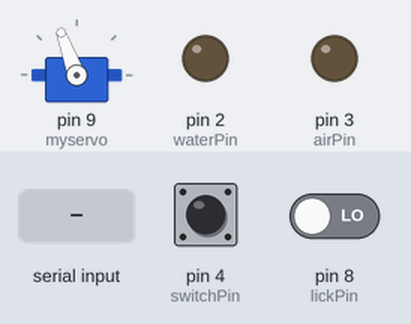
The sketch below on a simulated Arduino Uno, built with avr-gcc and run on an emulated ATmega328P. On the bench: servo, output pins drawn as LEDs (lit = HIGH). Dashed ring = blinking. The test bench sets the inputs (shaded band); at power-on: pin 4 (switchPin) LOW, pin 8 (lickPin) LOW.

Above: at 1.2 s.
1.3 s: "H" received over Serial
At 1.52 s:
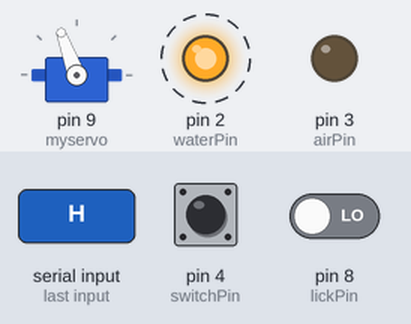
4.3 s: "L" received over Serial
7.3 s: pin 4 (switchPin) pulled HIGH for 3.2 s
12.0 s: "O" received over Serial
At 12.8 s:
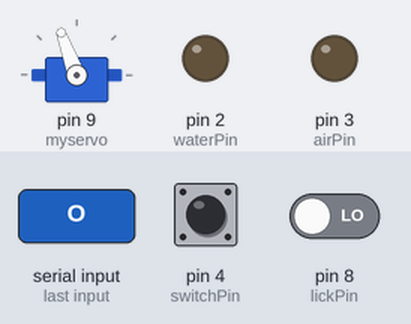
13.6 s: "A" received over Serial
At 14.8 s:
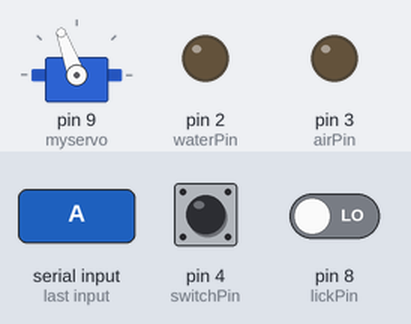
15.1 s: "F" received over Serial
At 15.7 s:
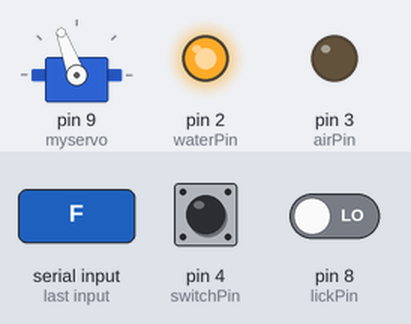
Timing chart, 0 to 36.6 s (numbered marks = the images above; inputs shaded):
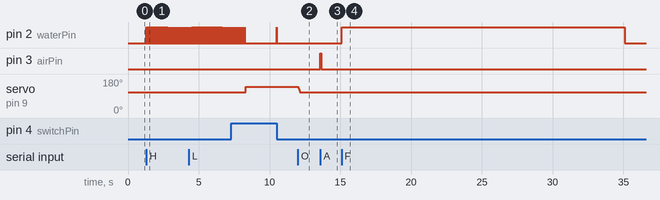

The sketch:

lick_switch_water_air_1s_rewardInterval_retractable.ino
```cpp
#include <Servo.h>

Servo myservo;  // create servo object to control a servo

// define input pins
const int switchPin = 4; // manual switch
const int lickPin = 8;  // lickometer
// define output pins
const int waterPin = 2; // water
const int airPin = 3;   // air

// Variables
//bool switchDetected = false; // switch flag
unsigned long lastLickStateChange = 0; // Last time lickometer gone up
unsigned long lastSwitchStateChange = 0; // Last time switch gone up
unsigned long stimStart = 0; // time at which the stim started
unsigned long lastWaterDelivered = 0;
unsigned long lastAirPuffDelivered = 0;

// Pulse parameters an delays
const unsigned long waterDur = 20;   // Duration of the water pulse (ms)
const unsigned long airDur = 40;   // Duration of the air pulse (ms)
const unsigned long spoutMoveDur = 0;   // Duration of the move (ms)

//Servo parameters
const int outPos = 110;   // out position of the spout
const int inPos = 140;   // long position of the spout
const int servoStepSize = 3; // length of move
const int servoStepDelay = 15; // delay between moves (in ms)

// MATLAB conditional
char serialData;
bool newSerialFlag = false;

bool airpuffDelivered = false;
bool dropDelivered = false;

void setup() {

Serial.begin(9600);
  pinMode(lickPin, INPUT);
  pinMode(switchPin, INPUT);
  pinMode(waterPin, OUTPUT);
  pinMode(airPin, OUTPUT);

  myservo.attach(9);  // attaches the servo on pin 9 to the servo object
  myservo.write(outPos); // tell servo to go to position 100 do not go above 140, 180 gets the engine stuck
  delay(spoutMoveDur);

}

void loop() {
  if (Serial.available() > 0){
    serialData = Serial.read();
    stimStart = millis();
    airpuffDelivered = false;
    dropDelivered = false;

    if (serialData == 'S') {    //OUT (short) position for spout, further from the mouse, makes it move fast but poistion guaranteed
      myservo.write(outPos); // tell servo to go to position 140 do not go above 140, 180 gets the engine stuck
      delay(spoutMoveDur);
    }

     if (serialData == 'L') {    //IN (long) position for spout, closer to the mouse, moves fast
      myservo.write(inPos); // tell servo to go to position 140 do not go above 140, 180 gets the engine stuck
      delay(spoutMoveDur);
    }

    if (serialData == 'I') {    //IN position for spout, closer to the mouse, moves slow
      moveServoSmoothly(outPos, inPos, servoStepSize, servoStepDelay);
    }

    if (serialData == 'O') {    //OUT position for spout, further from the mouse, makes it move fast but poistion guaranteed
     moveServoSmoothly(inPos, outPos, servoStepSize, servoStepDelay);  // tell servo to go to position 140 do not go above 140, 180 gets the engine stuck
    }

    if (serialData == 'F') {
      //myservo.write(inPos); // tell servo to go to position 180
      //delay(spoutMoveDur);
      digitalWrite(waterPin, HIGH);
      delay(20000);
      digitalWrite(waterPin, LOW);
      //myservo.write(outPos); // tell servo to go to position 180
      //delay(spoutMoveDur);
    }

    if (serialData == 'D') {
      //myservo.write(inPos); // tell servo to go to position 180
      //delay(spoutMoveDur);
      digitalWrite(waterPin, HIGH);
      delay(waterDur);
      digitalWrite(waterPin, LOW);
      dropDelivered = true;
      //myservo.write(outPos); // tell servo to go to position 180
      //delay(spoutMoveDur);
    }

   if (serialData == 'A') {
      //myservo.write(inPos); // tell servo to go to position 180
      //delay(spoutMoveDur);
      digitalWrite(airPin, HIGH);
      delay(airDur);
      digitalWrite(airPin, LOW);
      dropDelivered = true;
      //myservo.write(outPos); // tell servo to go to position 180
      //delay(spoutMoveDur);
    }

    if (serialData == 'H') {
      //myservo.write(inPos); // tell servo to go to position 180
      //delay(spoutMoveDur);
      generateWaterPulses();
      //myservo.write(outPos); // tell servo to go to position 180
      //delay(spoutMoveDur);
    }
  }

  // Poll the input pin to detect the pulse
  int lickState = digitalRead(lickPin);
  int switchState = digitalRead(switchPin);

    // Check if the switch state has changed and deliver water if pushed
    if (switchState == HIGH && lastSwitchStateChange == 0) {
      lastSwitchStateChange = millis(); // Record the time of the lickometer rising edge
    } else if (switchState == LOW && lastSwitchStateChange > 0) {
      // Calculate the switch pulse width
      unsigned long switchPulseWidth = millis() - lastSwitchStateChange;
      // Check if the switch pulse width is within a valid range (adjust the range as needed)
      if (switchPulseWidth > 5 ) { //&& switchPulseWidth < 500
        // Pulse detected, trigger the output pulse
        digitalWrite(waterPin, HIGH);
        delay(waterDur);
        digitalWrite(waterPin, LOW);
     }
     // Reset the variables for the next pulse detection
     lastSwitchStateChange = 0;
    }

    // detect the lick and provide outcome according to the serial command
    if  (serialData == 'R' || serialData == 'P') {
      //myservo.write(inPos); // tell servo to go to position 140
      //delay(spoutMoveDur);
      //make servo move slowly to avoid overheating
      //moveServoSmoothly(outPos, inPos, servoStepSize, servoStepDelay);
    if ((millis() - lastWaterDelivered > 1000) && (millis() - lastAirPuffDelivered > 1000) ) { // && (millis() - stimStart > 500)
      // Check if the lickometer state has changed
      if (lickState == HIGH && lastLickStateChange == 0) {
        lastLickStateChange = millis(); // Record the time of the lickometer rising edge
      } else if (lickState == LOW && lastLickStateChange > 0) {
      // Calculate the lick pulse width
      unsigned long lickPulseWidth = millis() - lastLickStateChange;
      // Check if the lick pulse width is within a valid range (adjust the range as needed)
      if (lickPulseWidth > 5 ) { //&& lickPulseWidth < 500
        // Pulse detected, trigger the output pulse
        if (serialData == 'R') { // && dropDelivered == false
          digitalWrite(waterPin, HIGH);
          delay(waterDur);
          digitalWrite(waterPin, LOW);
          lastWaterDelivered = millis();
          Serial.println(1);
          //dropDelivered = true;
        } else if ((serialData == 'P') ) { //&& airpuffDelivered == false
          digitalWrite(airPin, HIGH);
          delay(airDur);
          digitalWrite(airPin, LOW);
          lastAirPuffDelivered = millis();
          Serial.println(2);
          //airpuffDelivered = true;
        }
        // Reset the variables for the next pulse detection
        lastLickStateChange = 0;
      }
     }
    }
}
}

void generateWaterPulses() {
  for (int i = 0; i < 100; i++) {
    digitalWrite(waterPin, HIGH); // Turn on the pulse
    delay(20); // Adjust this value if needed for the desired pulse width (currently set to 5 milliseconds)
    digitalWrite(waterPin, LOW); // Turn off the pulse
    delay(50); // 10-millisecond interval between pulses
  }
}


void moveServoSmoothly(int startPos, int endPos, int stepSize, int stepDelay) {
if (startPos < endPos) {
  for (int pos = startPos; pos <= endPos; pos +=stepSize) { //move in steps of stepSize
    myservo.write(pos);
    delay(stepDelay);
  }
}
else if (startPos > endPos) {
    for (int pos = startPos; pos >= endPos; pos -=stepSize) { //move in steps of stepSize
    myservo.write(pos);
    delay(stepDelay);
  }
}
}
```

Measured:
- after the input at 1.3 s, pin 2 (waterPin): alternates HIGH for 0.02 s and LOW for 0.05 s, starting at once
- after the input at 12.0 s, servo on pin 9 (myservo): 140° → 110° at once
- after the input at 13.6 s, pin 3 (airPin): LOW → HIGH at once, → LOW 0.04 s later
- after the input at 15.1 s, pin 2 (waterPin): LOW → HIGH at once, → LOW 20.0 s later
